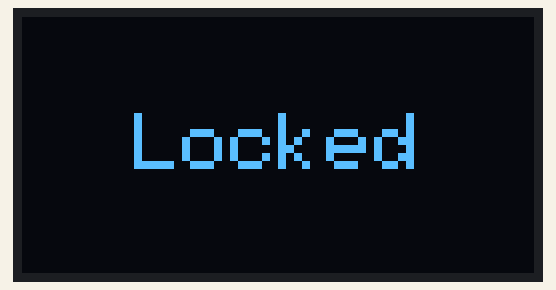
This sketch was run on a simulated Arduino Uno, built with avr-gcc and run on an emulated ATmega328P. On the bench: 128×64 one-colour display. The display library's start-up logo is not drawn.

Above: at 2.1 s.
At 7.2 s:
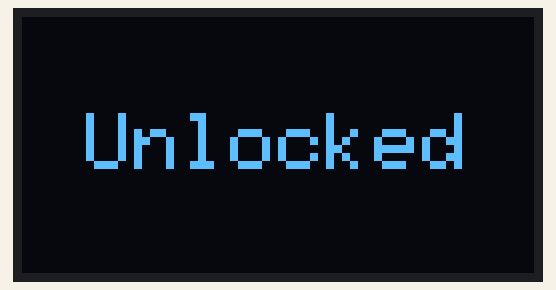

The sketch:

SH1106_128x64_i2c_QTPY.ino
```cpp
#include <Wire.h>
#include <Adafruit_GFX.h>
#include <Adafruit_SH110X.h>

// Create an instance of the Adafruit_SH1106 library for I2C communication
#define SCREEN_WIDTH 128
#define SCREEN_HEIGHT 64
#define OLED_RESET    -1 // Reset pin # (or -1 if sharing Arduino reset pin)

Adafruit_SH1106G display(SCREEN_WIDTH, SCREEN_HEIGHT, &Wire, OLED_RESET);

// String to hold the message
String lockString = "Locked";

// Function to update the display with the current lockString
void updateDisplay() {
  // Clear the display buffer
  display.clearDisplay();

  // Set text properties
  display.setTextSize(2.5); // Set text size to 2.5
  display.setTextColor(SH110X_WHITE); // Draw white text

  // Calculate text width and height for centering
  int16_t x1, y1;
  uint16_t w, h;
  display.getTextBounds(lockString.c_str(), 0, 0, &x1, &y1, &w, &h);

  // Calculate position to start the text to be centered
  int16_t x = (SCREEN_WIDTH - w) / 2;
  int16_t y = (SCREEN_HEIGHT - h) / 2;

  // Set cursor to calculated position and print the text
  display.setCursor(x, y);
  display.print(lockString);

  // Send the buffer content to the display
  display.display();
}

void setup() {
  // Initialize the display
  if (!display.begin(0x3C)) { // Address 0x3C for 128x64
    Serial.println(F("SH1106 allocation failed"));
    for(;;);
  }
  display.display(); // Show the display buffer on the screen
  delay(2000); // Pause for 2 seconds

  // Update the display with the initial message
  updateDisplay();
}

void loop() {
  // Example: Change the message after 5 seconds
  delay(5000);
  lockString = "Unlocked";
  updateDisplay();

  // Change the message back after another 5 seconds
  delay(5000);
  lockString = "Locked";
  updateDisplay();
}
```

Measured:
- what the display in image 0 shows lasts 5.0 s, from 2.1 s to 7.1 s
